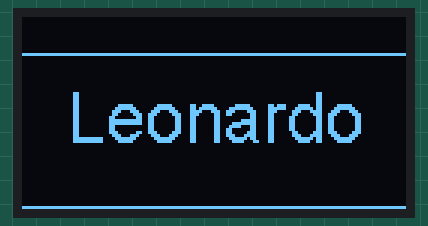
This sketch was run on a simulated ESP32. On the bench: 128×64 one-colour display. WiFi joins after 1.5 s; servers stay silent unless stated; what the sketch prints to the serial monitor is not drawn.

Above: at 10.6 s.
At 15.6 s:
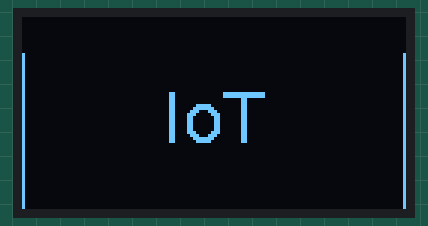

Measured:
- what the display in image 0 shows lasts 5.0 s, from 10.6 s to 15.6 s

The sketch:

ESP32_display_simples2.ino.ino
```cpp
#include "SSD1306.h" // alias for `#include "SSD1306Wire.h"'
#include <WiFi.h>

// Initialize the OLED display using Wire library
SSD1306  display(0x3c, 5, 4);


char *ssid      = "LudwigEFigueiredo";               // Set you WiFi SSID
char *password  = "41992549713";               // Set you WiFi password


void setup() {
  display.init();
  display.flipScreenVertically();
  display.setColor(WHITE);
  display.setTextAlignment(TEXT_ALIGN_CENTER);
  display.setFont(ArialMT_Plain_24);
  Serial.begin(115200);
  Serial.println();
  //********************
  display.display();
  display.clear();
  display.drawString(64, 20, String("Booted"));
  delay(2000);
  display.clear();
  display.setFont(ArialMT_Plain_16);
  display.drawString(64, 20, String("Connecting to Wi-Fi"));
  delay(2000);

  display.display();
  Serial.println("Booted");
  Serial.println("Connecting to Wi-Fi");

  WiFi.mode(WIFI_STA);
  WiFi.begin (ssid, password);
  while (WiFi.status() != WL_CONNECTED) {
    Serial.print(".");
    delay(500);
  }

}

void loop() {


display.clear();

display.setFont(ArialMT_Plain_24);

  display.drawString(64, 20, "Leonardo");
  delay(5000);
  display.drawLine(   0, 12, 127, 12); //linha superior
  display.drawLine(   0, 63, 127, 63); //linha inferior


  display.display();
  display.clear();

  delay(5000);
  display.setFont(ArialMT_Plain_24);
  display.drawString(64, 20, "IoT");
  display.drawLine(   0, 12,   0, 63); //linha lateral esquerda
  display.drawLine( 127, 12, 127, 63); //linha lateral direita

  display.display();

  delay(10);


  }
```
